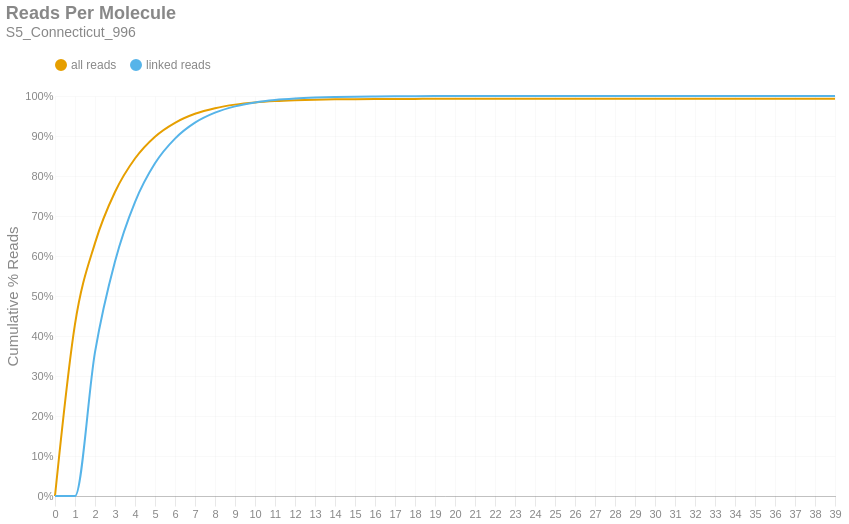

Notebook code for this chart:
### Markdown cell above
### Reads per Molecule
This chart shows the cumulative distribution of the number of reads per linked molecule. That is, how many alignments are associated with a unique molecule. This excludes the number of reads associated with invalid or absent linked-read barcodes. The `linked` histogram is the percentages recalculated when disregarding singletons.

### Code cell
if SKIPLR:
    print_html(f"Skipped")
else:
    counts = np.bincount(valids['reads'].cast(pl.Int64).to_numpy())
    weighted = counts * np.arange(len(counts))
    all_perc = weighted / n_reads
    linked_perc = weighted / n_linked_reads
    linked_perc[1] = 0
    binned_df = pl.DataFrame({
        'readsper': list(range(len(counts))),
        'all reads (cumsum)': np.cumsum(all_perc).tolist(),
        'linked reads (cumsum)': np.cumsum(linked_perc).tolist(),
    })

    with SafeRender(binned_df):
        (
            density_plot(binned_df, 'Reads Per Molecule', samplename, 'readspmol')
            .encode(
                x=alt.X('readsper:O', title=None).axis(labelAngle=0).scale(padding=0),
                y=alt.Y('value:Q', title='Cumulative % Reads').axis(format='%').stack(False),
                color=alt.Color("key:N").scale(domain=["all reads", "linked reads"]),
                tooltip=[
                    alt.Tooltip("key:N", title="Data Type"),
                    alt.Tooltip("readsper:O", title="Reads Per Molecule"),
                    alt.Tooltip("value:Q", format=".2%", title="% Reads (Cum.)")
                ]            
            )
        ).display()

### Figure 1 — Vega-Lite specification as saved in the notebook (floating-point values rounded to 4 significant figures)
{"width": "container", "height": 400, "config": {"title": {"anchor": "start", "dy": -15, "fontSize": 18, "color": "#888888", "subtitleColor": "#888888", "subtitleFontSize": 14}, "arc": {"fill": "#0072B2"}, "axis": {"domainColor": "#888888", "domainWidth": 0.5, "gridWidth": 0.2, "grid": false, "titleFontWeight": 400, "titleFontSize": 15, "labelFontSize": 11, "labelColor": "#888888", "tickColor": "#888888", "tickWidth": 0.2, "titleColor": "#888888"}, "axisBand": {"grid": false}, "axisX": {"grid": true, "tickSize": 10, "domainCap": "round"}, "axisY": {"domain": false, "grid": true, "tickSize": 0, "domainCap": "round"}, "background": "transparent", "header": {"labelFontSize": 15, "labelColor": "#888888", "titleFontSize": 15, "titleFontWeight": 600, "titleColor": "#888888"}, "legend": {"labelFont": "sans-serif", "labelFontSize": 12, "labelColor": "#888888", "symbolSize": 100, "symbolType": "circle", "titleFontSize": 12, "titlePadding": 10, "titleColor": "#888888", "title": null, "orient": "top"}, "range": {"category": ["#E69F00", "#56B4E9", "#009E73", "#F0E442", "#0072B2", "#D55E00", "#CC79A7", "#000000"], "diverging": ["#cfe8f3", "#a2d4ec", "#73bfe2", "#46abdb", "#1696d2", "#12719e"]}, "area": {"fill": "#0072B2", "fillOpacity": 0.7, "line": true, "strokeOpacity": 0.7}, "line": {"color": "#0072B2", "stroke": "#0072B2", "strokeWidth": 2}, "trail": {"color": "#0072B2", "stroke": "#0072B2", "strokeWidth": 0, "size": 1}, "point": {"filled": true, "fillOpacity": 1.0, "size": 95}, "text": {"color": "#888888", "fontSize": 11, "align": "right", "fontWeight": 400, "size": 11}, "bar": {"fill": "#0072B2", "stroke": null}, "view": {"stroke": null, "continuousWidth": 660, "continuousHeight": 400}}, "data": {"name": "data-f7fd65225ec65a23ee11d7c1269ebd3a"}, "mark": {"type": "line", "interpolate": "monotone", "point": {"opacity": 0, "size": 275}}, "encoding": {"color": {"field": "key", "scale": {"domain": ["all reads", "linked reads"]}, "type": "nominal"}, "tooltip": [{"field": "key", "title": "Data Type", "type": "nominal"}, {"field": "readsper", "title": "Reads Per Molecule", "type": "ordinal"}, {"field": "value", "format": ".2%", "title": "% Reads (Cum.)", "type": "quantitative"}], "x": {"axis": {"labelAngle": 0}, "field": "readsper", "scale": {"padding": 0}, "title": null, "type": "ordinal"}, "y": {"axis": {"format": "%"}, "field": "value", "stack": false, "title": "Cumulative % Reads", "type": "quantitative"}}, "params": [{"name": "param_c36ac31b6afebe62", "select": {"type": "point", "fields": ["key"]}, "bind": "legend"}], "title": {"text": "Reads Per Molecule", "subtitle": "S5_Connecticut_996"}, "transform": [{"fold": ["all reads (cumsum)", "linked reads (cumsum)"]}, {"calculate": "replace(datum.key, ' (cumsum)', '')", "as": "key"}, {"filter": {"param": "param_c36ac31b6afebe62"}}], "usermeta": {"embedOptions": {"downloadFileName": "S5_Connecticut_996.readspmol"}}, "$schema": "https://vega.github.io/schema/vega-lite/v6.1.0.json", "datasets": {"data-f7fd65225ec65a23ee11d7c1269ebd3a": [{"readsper": 0, "all reads (cumsum)": 0.0, "linked reads (cumsum)": 0.0}, {"readsper": 1, "all reads (cumsum)": 0.4298, "linked reads (cumsum)": 0.0}, {"readsper": 2, "all reads (cumsum)": 0.6323, "linked reads (cumsum)": 0.3595}, {"readsper": 3, "all reads (cumsum)": 0.76, "linked reads (cumsum)": 0.5863}, {"readsper": 4, "all reads (cumsum)": 0.8437, "linked reads (cumsum)": 0.7348}, {"readsper": 5, "all reads (cumsum)": 0.8983, "linked reads (cumsum)": 0.8317}, {"readsper": 6, "all reads (cumsum)": 0.9331, "linked reads (cumsum)": 0.8935}, {"readsper": 7, "all reads (cumsum)": 0.9555, "linked reads (cumsum)": 0.9334}, {"readsper": 8, "all reads (cumsum)": 0.9696, "linked reads (cumsum)": 0.9583}, {"readsper": 9, "all reads (cumsum)": 0.9784, "linked reads (cumsum)": 0.9741}, {"readsper": 10, "all reads (cumsum)": 0.9839, "linked reads (cumsum)": 0.9838}, {"readsper": 11, "all reads (cumsum)": 0.9874, "linked reads (cumsum)": 0.9899}, {"readsper": 12, "all reads (cumsum)": 0.9894, "linked reads (cumsum)": 0.9936}, {"readsper": 13, "all reads (cumsum)": 0.9908, "linked reads (cumsum)": 0.996}, {"readsper": 14, "all reads (cumsum)": 0.9916, "linked reads (cumsum)": 0.9975}, {"readsper": 15, "all reads (cumsum)": 0.9921, "linked reads (cumsum)": 0.9984}, {"readsper": 16, "all reads (cumsum)": 0.9924, "linked reads (cumsum)": 0.9989}, {"readsper": 17, "all reads (cumsum)": 0.9927, "linked reads (cumsum)": 0.9993}, {"readsper": 18, "all reads (cumsum)": 0.9928, "linked reads (cumsum)": 0.9996}, {"readsper": 19, "all reads (cumsum)": 0.9929, "linked reads (cumsum)": 0.9997}, {"readsper": 20, "all reads (cumsum)": 0.9929, "linked reads (cumsum)": 0.9998}, {"readsper": 21, "all reads (cumsum)": 0.993, "linked reads (cumsum)": 0.9999}, {"readsper": 22, "all reads (cumsum)": 0.993, "linked reads (cumsum)": 0.9999}, {"readsper": 23, "all reads (cumsum)": 0.993, "linked reads (cumsum)": 0.9999}, {"readsper": 24, "all reads (cumsum)": 0.993, "linked reads (cumsum)": 0.9999}, {"readsper": 25, "all reads (cumsum)": 0.993, "linked reads (cumsum)": 0.9999}, {"readsper": 26, "all reads (cumsum)": 0.993, "linked reads (cumsum)": 1.0}, {"readsper": 27, "all reads (cumsum)": 0.993, "linked reads (cumsum)": 1.0}, {"readsper": 28, "all reads (cumsum)": 0.993, "linked reads (cumsum)": 1.0}, {"readsper": 29, "all reads (cumsum)": 0.993, "linked reads (cumsum)": 1.0}, {"readsper": 30, "all reads (cumsum)": 0.993, "linked reads (cumsum)": 1.0}, {"readsper": 31, "all reads (cumsum)": 0.993, "linked reads (cumsum)": 1.0}, {"readsper": 32, "all reads (cumsum)": 0.993, "linked reads (cumsum)": 1.0}, {"readsper": 33, "all reads (cumsum)": 0.993, "linked reads (cumsum)": 1.0}, {"readsper": 34, "all reads (cumsum)": 0.993, "linked reads (cumsum)": 1.0}, {"readsper": 35, "all reads (cumsum)": 0.993, "linked reads (cumsum)": 1.0}, {"readsper": 36, "all reads (cumsum)": 0.993, "linked reads (cumsum)": 1.0}, {"readsper": 37, "all reads (cumsum)": 0.993, "linked reads (cumsum)": 1.0}, {"readsper": 38, "all reads (cumsum)": 0.993, "linked reads (cumsum)": 1.0}, {"readsper": 39, "all reads (cumsum)": 0.993, "linked reads (cumsum)": 1.0}]}}
